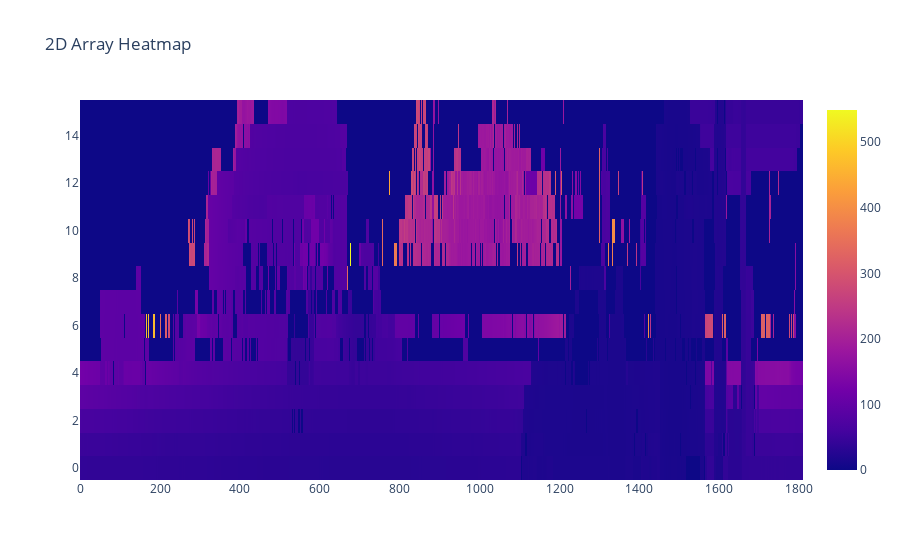

Notebook source saved alongside this figure:
### Code cell
import plotly.graph_objs as go
import plotly

heatmap = go.Heatmap(z=frame_image_arr[1])

# 그래프 설정
layout = go.Layout(title="2D Array Heatmap")
fig = go.Figure(data=[heatmap], layout=layout)

# 그래프 출력
plotly.io.show(fig)

### Figure 1 — Plotly figure (JSON) as saved in the notebook; plotly's stock layout.template omitted (floating-point values rounded to 4 significant figures; data arrays with more than 128 entries replaced by an {"elided": "..."} marker saying what was removed)
{"data": [{"type": "heatmap", "z": {"elided": "16x1810 float values"}}], "layout": {"title": {"text": "2D Array Heatmap"}}}
